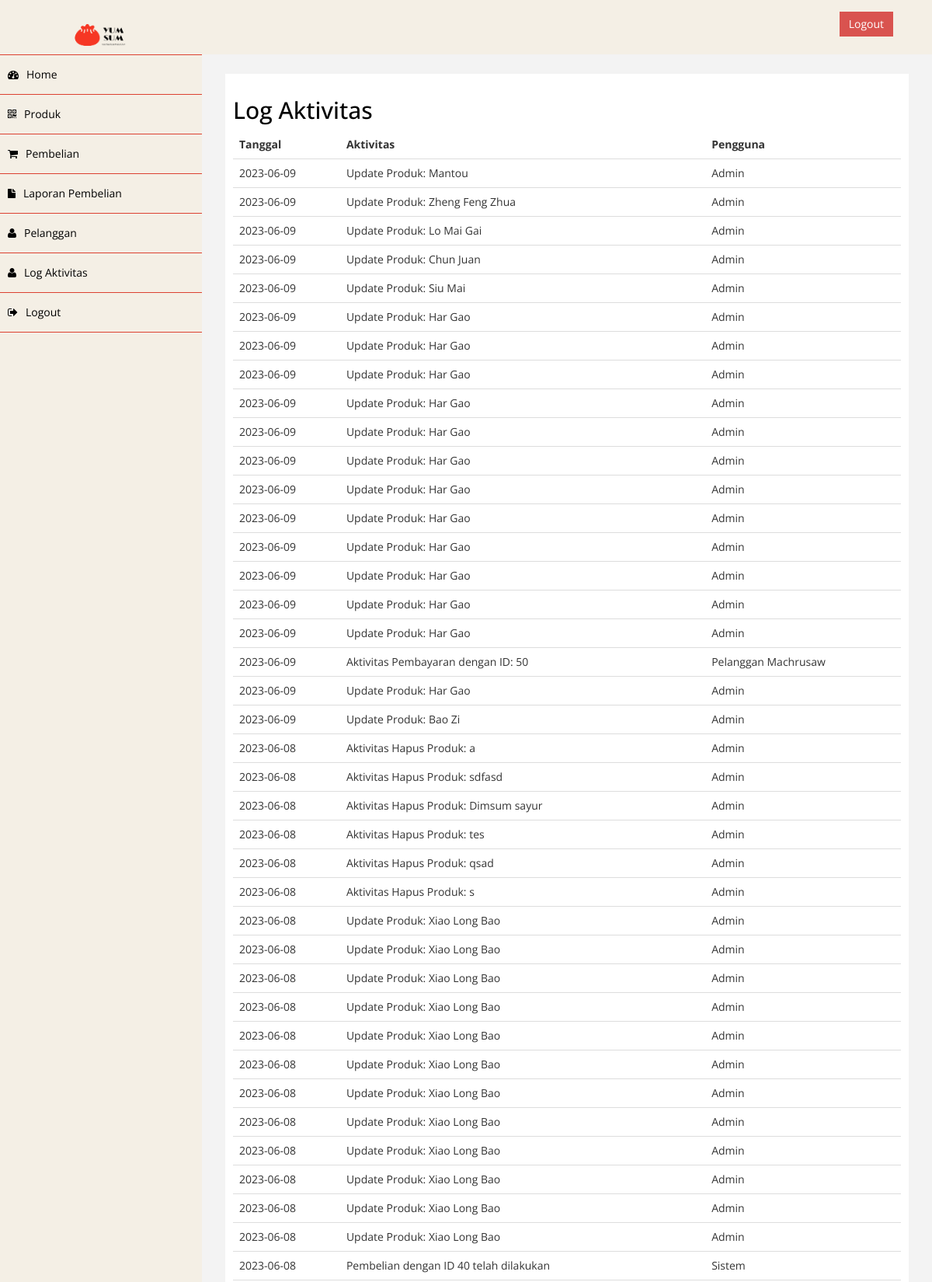
Screenshot of /admin/index.php?halaman=log (signed in, upper part) with the database file from the repository.
### tables this page shows
CREATE TABLE `log_aktivitas` (
  `id` int(11) NOT NULL,
  `tanggal` date DEFAULT NULL,
  `aktivitas` varchar(255) DEFAULT NULL,
  `pengguna` varchar(255) DEFAULT NULL
);

### admin/log.php (the view, shortened to what this page needs)
<!DOCTYPE html>
<html>
<head>
</head>
<body>
    <h2>Log Aktivitas</h2>
    <table>
        <tr>
            <th>Tanggal</th>
            <th>Aktivitas</th>
            <th>Pengguna</th>
        </tr>
        <?php
        $host = "localhost";
        $username = "root";
        $password = "";
        $database = "dimsum";
        $conn = mysqli_connect($host, $username, $password, $database);
        $query = "SELECT tanggal, aktivitas, pengguna FROM log_aktivitas ORDER BY tanggal DESC";
        $result = mysqli_query($conn, $query);
        if (mysqli_num_rows($result) > 0) {
            while ($row = mysqli_fetch_assoc($result)) {
                echo "<tr>";
                echo "<td>" . $row["tanggal"] . "</td>";
                echo "<td>" . $row["aktivitas"] . "</td>";
                echo "<td>" . $row["pengguna"] . "</td>";
                echo "</tr>";
            }
        } else {
            echo "<tr><td colspan='3'>Tidak ada data log</td></tr>";
        }
        ?>
    </table>
</body>
</html>

### admin/assets/css/custom.css (style rules this page uses)
body { font-family: 'Open Sans', sans-serif; }
h2 { color: rgb(0, 0, 0); }

### admin/log.php (style rules this page uses)
table { width: 100%; border-collapse: collapse; }
th, td { padding: 8px; text-align: left; border-bottom: 1px solid #ddd; }

### rows the page displays
log_aktivitas: tanggal "2023-06-09", aktivitas "Update Produk: Mantou", pengguna "Admin"
log_aktivitas: tanggal "2023-06-09", aktivitas "Update Produk: Zheng Feng Zhua", pengguna "Admin"
log_aktivitas: tanggal "2023-06-09", aktivitas "Update Produk: Lo Mai Gai", pengguna "Admin"
log_aktivitas: tanggal "2023-06-09", aktivitas "Update Produk: Chun Juan", pengguna "Admin"
log_aktivitas: tanggal "2023-06-09", aktivitas "Update Produk: Siu Mai", pengguna "Admin"
log_aktivitas: tanggal "2023-06-09", aktivitas "Update Produk: Har Gao", pengguna "Admin"
log_aktivitas: tanggal "2023-06-09", aktivitas "Update Produk: Har Gao", pengguna "Admin"
log_aktivitas: tanggal "2023-06-09", aktivitas "Update Produk: Har Gao", pengguna "Admin"
log_aktivitas: tanggal "2023-06-09", aktivitas "Update Produk: Har Gao", pengguna "Admin"
log_aktivitas: tanggal "2023-06-09", aktivitas "Update Produk: Har Gao", pengguna "Admin"
log_aktivitas: tanggal "2023-06-09", aktivitas "Update Produk: Har Gao", pengguna "Admin"
log_aktivitas: tanggal "2023-06-09", aktivitas "Update Produk: Har Gao", pengguna "Admin"
log_aktivitas: tanggal "2023-06-09", aktivitas "Update Produk: Har Gao", pengguna "Admin"
log_aktivitas: tanggal "2023-06-09", aktivitas "Update Produk: Har Gao", pengguna "Admin"
log_aktivitas: tanggal "2023-06-09", aktivitas "Update Produk: Har Gao", pengguna "Admin"
log_aktivitas: tanggal "2023-06-09", aktivitas "Update Produk: Har Gao", pengguna "Admin"
log_aktivitas: tanggal "2023-06-09", aktivitas "Update Produk: Har Gao", pengguna "Admin"
log_aktivitas: tanggal "2023-06-09", aktivitas "Aktivitas Pembayaran dengan ID: 50", pengguna "Pelanggan Machrusaw"
log_aktivitas: tanggal "2023-06-09", aktivitas "Update Produk: Har Gao", pengguna "Admin"
log_aktivitas: tanggal "2023-06-09", aktivitas "Update Produk: Bao Zi", pengguna "Admin"
log_aktivitas: tanggal "2023-06-08", aktivitas "Aktivitas Hapus Produk: a", pengguna "Admin"
log_aktivitas: tanggal "2023-06-08", aktivitas "Aktivitas Hapus Produk: sdfasd", pengguna "Admin"
log_aktivitas: tanggal "2023-06-08", aktivitas "Aktivitas Hapus Produk: Dimsum sayur", pengguna "Admin"
log_aktivitas: tanggal "2023-06-08", aktivitas "Aktivitas Hapus Produk: tes", pengguna "Admin"
log_aktivitas: tanggal "2023-06-08", aktivitas "Aktivitas Hapus Produk: qsad", pengguna "Admin"
log_aktivitas: tanggal "2023-06-08", aktivitas "Aktivitas Hapus Produk: s", pengguna "Admin"
log_aktivitas: tanggal "2023-06-08", aktivitas "Update Produk: Xiao Long Bao", pengguna "Admin"
log_aktivitas: tanggal "2023-06-08", aktivitas "Update Produk: Xiao Long Bao", pengguna "Admin"
log_aktivitas: tanggal "2023-06-08", aktivitas "Update Produk: Xiao Long Bao", pengguna "Admin"
log_aktivitas: tanggal "2023-06-08", aktivitas "Update Produk: Xiao Long Bao", pengguna "Admin"
log_aktivitas: tanggal "2023-06-08", aktivitas "Update Produk: Xiao Long Bao", pengguna "Admin"
log_aktivitas: tanggal "2023-06-08", aktivitas "Update Produk: Xiao Long Bao", pengguna "Admin"
log_aktivitas: tanggal "2023-06-08", aktivitas "Update Produk: Xiao Long Bao", pengguna "Admin"
log_aktivitas: tanggal "2023-06-08", aktivitas "Update Produk: Xiao Long Bao", pengguna "Admin"
log_aktivitas: tanggal "2023-06-08", aktivitas "Update Produk: Xiao Long Bao", pengguna "Admin"
log_aktivitas: tanggal "2023-06-08", aktivitas "Update Produk: Xiao Long Bao", pengguna "Admin"
log_aktivitas: tanggal "2023-06-08", aktivitas "Update Produk: Xiao Long Bao", pengguna "Admin"
log_aktivitas: tanggal "2023-06-08", aktivitas "Update Produk: Xiao Long Bao", pengguna "Admin"
log_aktivitas: tanggal "2023-06-08", aktivitas "Pembelian dengan ID 40 telah dilakukan", pengguna "Sistem"
